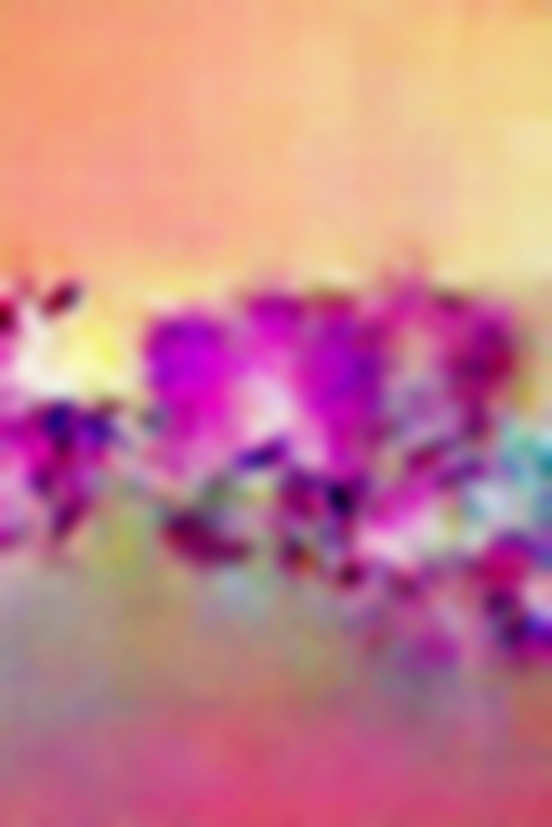
#> input picture generated/orchid/image_0000.png, 1654 x 2480 px, found by its file name (shown at 1/3 size)
$ python -i main.py   (imports and definitions only)
#> lines starting #> are read from the running program, lines starting #| are printed output that depends on the picture; pictures that were not available may be replaced by others from this repository, and a replacement may not be noted

from six.moves import urllib
import os
import sys
import cv2
import tarfile
from pathlib import Path
import re
from rotate import rotate_crop_scale
from PIL import ImageFilter

# !mkdir -p 'data'
dataset_name = "orchid3"
data_dir = 'data/'
export_dir = "export/"
checkpoint_path_str = f'./checkpoint/{dataset_name}/'
generated_path_str = './generated/'

checkpoint_path = Path(checkpoint_path_str)
# [1 line not run here, left out]

IMAGE_SIZE_W = 64
IMAGE_SIZE_L = 64

# ORIG_RESIZE = (86, 128)
ORIG_RESIZE = (44, 64)
# [16 lines of commented-out code are left out]

from PIL import Image
from os import listdir
from os.path import isfile, join
import numpy as np
rnd = np.random.default_rng(seed=0)

import matplotlib.pyplot as plt
import matplotlib

class ImgData(object):
  def __init__(self, datasetid):
    self.datasetid = datasetid
    self.img_dim = (IMAGE_SIZE_W, IMAGE_SIZE_L)
    img_dir = join(data_dir, datasetid)

    img_files = [join(img_dir, f)
                for f in listdir(img_dir) if isfile(join(img_dir, f))]

    img_data_path = join(data_dir, f"{datasetid}_{IMAGE_SIZE_W}_{IMAGE_SIZE_L}.npy")
    if isfile(img_data_path):
      with open(img_data_path, 'rb') as f:
        self.data = np.load(f)
    else:
      data = []
      for f in img_files:
        if f.split('.')[-1] != 'jpg':
          continue
        img = Image.open(f)
        imgs = [rotate_crop_scale(np.asarray(img), 0)] + [rotate_crop_scale(np.asarray(img), 20.0 * (rnd.random() - 0.5)) for _ in range(2)]

        # i = 0
        # export_path = join(export_dir, self.datasetid)
        # Path(export_path).mkdir(parents=True, exist_ok=True)

        for img in imgs:
          img = img.resize(ORIG_RESIZE, Image.Resampling.LANCZOS)
          old_size = img.size
          new_size = (IMAGE_SIZE_W, IMAGE_SIZE_L)
          new_im = Image.new("RGB", new_size)   ## luckily, this is already black!
          box = tuple((n - o) // 2 for n, o in zip(new_size, old_size))
          new_im.paste(img, box)
          # new_im.save(join(export_path, f"image_{i:04d}.jpg"),"PNG")
          img = new_im

          data.append(np.asarray(img) / 255)
          data.append(np.asarray(img.transpose(Image.Transpose.FLIP_LEFT_RIGHT)) / 255)
          data.append(np.asarray(img.transpose(Image.Transpose.FLIP_TOP_BOTTOM)) / 255)
          data.append(np.asarray(img.transpose(Image.Transpose.ROTATE_180)) / 255)

      self.data = np.array(data, dtype=np.float32)
      with open(img_data_path, 'wb') as f:
        np.save(f, self.data)

  # [17 lines left out: functions plot_image, export_all, not called in this run]
      # plt.savefig(join(export_path, f"image_{i:04d}.jpg"), bbox_inches='tight', pad_inches=0)

from tensorflow.keras.layers import (Input, Conv2D, LeakyReLU, Activation,
                                     Dropout, Flatten, Dense, Reshape,
                                     BatchNormalization, UpSampling2D,
                                     Conv2DTranspose, Lambda)
from tensorflow.keras.initializers import RandomNormal
from tensorflow.keras.models import Model
import numpy as np
import tensorflow.keras.backend as K
from functools import partial
from tensorflow.keras.optimizers import Adam, RMSprop
import tensorflow as tf

import logging
# [1 line that did not run here, left out]
# [1 line not run here, left out]


# [21 lines left out: functions get_activation, set_trainable, get_optimizer, not called in this run]


def wasserstein_loss(y_true, y_pred):
  """Wasserstein loss function."""
  return -K.mean(y_true * y_pred)


class WGANGP(object):
  """Implementation of a WGAN-GP using Keras."""

  def __init__(self, input_shape, critic_conv_filters, critic_conv_kernel_size,
               critic_conv_strides, critic_activation, critic_dropout_rate,
               critic_learning_rate, generator_initial_dense_layer_shape,
               generator_upsample, generator_conv_filters,
               generator_conv_kernel_size, generator_conv_strides,
               generator_batch_norm_momentum, generator_activation,
               generator_dropout_rate, generator_learning_rate, optimizer,
               gradient_weight, z_dim, batch_size):
    # Build the critic.
    critic_input = Input(shape=input_shape, name='critic_input')
    x = critic_input
    weight_init = RandomNormal(mean=0.0, stddev=0.02)
    for i in range(len(critic_conv_filters)):
      x = Conv2D(filters=critic_conv_filters[i],
                 kernel_size=critic_conv_kernel_size[i],
                 strides=critic_conv_strides[i], padding='same',
                 kernel_initializer=weight_init,
                 name='critic_conv_{}'.format(i))(x)
      x = get_activation(critic_activation)(x)
      if critic_dropout_rate:
        x = Dropout(rate=critic_dropout_rate)(x)
    x = Flatten()(x)
    critic_output = Dense(1, activation=None, kernel_initializer=weight_init)(x)
    self.critic = Model(critic_input, critic_output)

    self.z_dim = z_dim

    # Build the generator.
    generator_input = Input(shape=(z_dim,), name='generator_input')
    x = generator_input
    x = Dense(np.prod(generator_initial_dense_layer_shape),
              kernel_initializer=weight_init)(x)
    if generator_batch_norm_momentum:
      x = BatchNormalization(momentum=generator_batch_norm_momentum)(x)
    x = get_activation(generator_activation)(x)
    x = Reshape(target_shape=generator_initial_dense_layer_shape)(x)
    if generator_dropout_rate:
      x = Dropout(rate=generator_dropout_rate)(x)
    for i in range(len(generator_upsample)):
      if generator_upsample == 2:
        x = UpSampling2D()(x)
        x = Conv2D(filters=generator_conv_filters[i],
                   kernel_size=generator_conv_kernel_size[i],
                   strides=generator_conv_strides[i], padding='same',
                   kernel_initializer=weight_init,
                   name='generator_conv_{}'.format(i))(x)
      else:
        x = Conv2DTranspose(filters=generator_conv_filters[i],
                            kernel_size=generator_conv_kernel_size[i],
                            strides=generator_conv_strides[i], padding='same',
                            kernel_initializer=weight_init,
                            name='generator_conv_{}'.format(i))(x)
      x = get_activation(generator_activation)(x)
      # print(x.shape, generator_conv_filters[i], generator_conv_kernel_size[i], generator_conv_strides[i])
      if i == (len(generator_upsample) - 1):
        break
      if generator_batch_norm_momentum:
        x = BatchNormalization(momentum=generator_batch_norm_momentum)(x)
    generator_output = Activation('tanh')(x)
    self.generator = Model(generator_input, generator_output)

    # Compile the critic.
    set_trainable(self.generator, False)

    real_img = Input(shape=input_shape)
    z_disc = Input(shape=(z_dim,))
    fake_img = self.generator(z_disc)

    real = self.critic(real_img)
    fake = self.critic(fake_img)

    def interpolate_inputs(inputs):
      alpha = K.random_uniform((batch_size, 1, 1, 1))
      return (alpha * inputs[0]) + ((1 - alpha) * inputs[1])

    self.interpolated_img = Lambda(interpolate_inputs)([real_img, fake_img])
    interpolated_prediction = self.critic(self.interpolated_img)

    self.critic_model = Model(inputs=[real_img, z_disc],
                              outputs=[real, fake, interpolated_prediction])

    self.critic_model.compile(
        loss=[wasserstein_loss, wasserstein_loss, self.gradient_penalty_loss],
        optimizer=get_optimizer(optimizer, critic_learning_rate),
        loss_weights=[1, 1, gradient_weight])

    set_trainable(self.generator, True)

    # Compile the generator.
    set_trainable(self.critic, False)

    model_input = Input(shape=(z_dim,))
    model_output = self.critic(self.generator(model_input))
    self.model = Model(model_input, model_output)
    self.model.compile(
        loss=wasserstein_loss,
        optimizer=get_optimizer(optimizer, generator_learning_rate))

  # [45 lines left out: functions gradient_penalty_loss, train_critic, train_generator, train, not called in this run]


max_epoch = 0
# [7 lines not run here, left out]

oxford = ImgData(dataset_name)
# [2 lines not run here, left out]

BATCH_SIZE = 64

# [20 lines that did not run here, left out]

# [6 lines not run here, left out]

# https://github.com/matterport/Mask_RCNN/issues/2458
def get_bbox(img_path):
#> called with img_path = 'export/orchid3/image_0000.png'
  img = cv2.imread(img_path)
#> img is the input picture: shape (2480, 1654, 3); mean B, G, R 141.1, 128.5, 199.6
  gray = cv2.cvtColor(img,cv2.COLOR_BGR2GRAY)
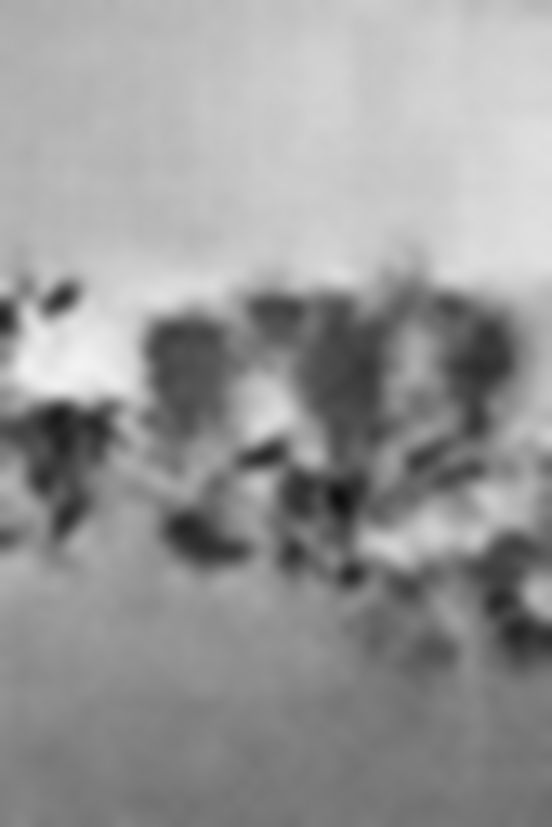
#> gray: shape (2480, 1654) (shown at 1/3 size); min 14, max 243, mean 151.2
  _,thresh = cv2.threshold(gray,1,255,cv2.THRESH_BINARY)
#> thresh: shape (2480, 1654); every value is 255
  contours,hierarchy = cv2.findContours(thresh,cv2.RETR_EXTERNAL,cv2.CHAIN_APPROX_SIMPLE)
#> contours = [[[0, 0], [0, 2479], [1653, 2479], [1653, 0]]]
  cnt = contours[0]
#> cnt = [[0, 0], [0, 2479], [1653, 2479], [1653, 0]]
  x,y,w,h = cv2.boundingRect(cnt)
#> x = 0; y = 0; w = 1654; h = 2480
  # print(x,y,w,h)
  return x,y,w,h

# [1 line not run here, left out]
n_to_show = 1000
x,y,w,h = get_bbox(f"export/{dataset_name}/image_0000.png")
#> x = 0; y = 0; w = 1654; h = 2480

# [36 lines not run here, left out]


# # for i in range(50):
# #   print(get_bbox(f"export/{dataset_name}/image_{i:04d}.png"))

# # Sample one
# x,y,w,h = get_bbox(f"export/{dataset_name}/image_0000.png")

# # Path(join(generated_path_str, f"{dataset_name}")).mkdir(parents=True, exist_ok=True)

>>> result = get_bbox('generated/orchid/image_0000.png')
#> result = (0, 0, 1654, 2480)

$ run again, on generated/orchid/image_0003.png
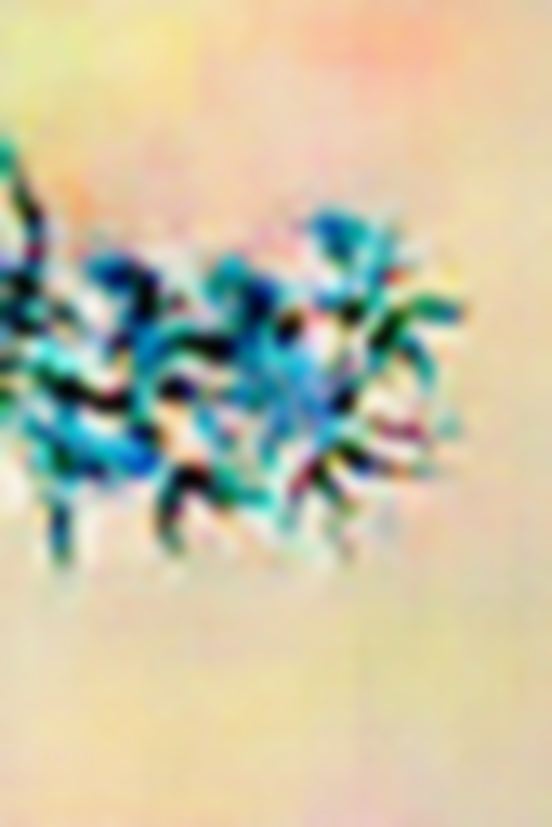
#> input picture generated/orchid/image_0003.png, 1654 x 2480 px, given in place of image_0000.png, which was not available (shown at 1/3 size)
#> in get_bbox, img is the input picture: shape (2480, 1654, 3); mean B, G, R 165.8, 194.3, 199.9
#> in get_bbox, `gray = cv2.cvtColor(img,cv2.COLOR_BGR2GRAY)`:
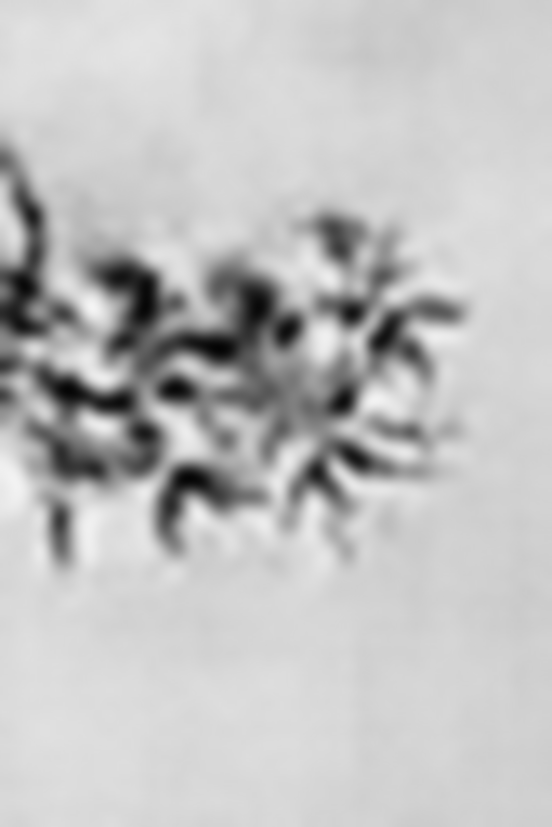
#> gray: shape (2480, 1654) (shown at 1/3 size); min 4, max 244, mean 192.8
#> thresh: shape (2480, 1654); every value is 255
#> contours = [[[0, 0], [0, 2479], [1653, 2479], [1653, 0]]]
#> cnt = [[0, 0], [0, 2479], [1653, 2479], [1653, 0]]
#> in get_bbox, `x,y,w,h = cv2.boundingRect(cnt)`: x = 0; w = 1654; h = 2480
#> `x,y,w,h = get_bbox(f"export/{dataset_name}/image_0000.png")`: x = 0; w = 1654; h = 2480
#> result = (0, 0, 1654, 2480)

$ run again, on generated/orchid/image_0004.png
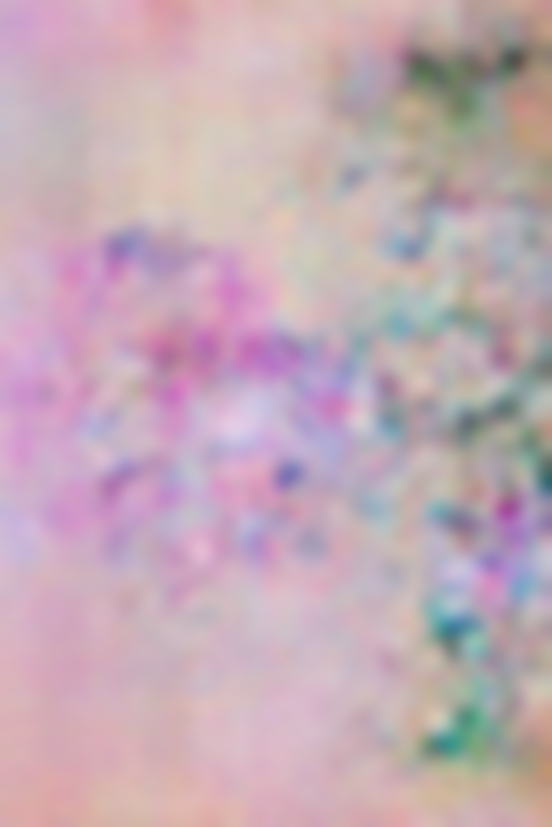
#> input picture generated/orchid/image_0004.png, 1654 x 2480 px, given in place of image_0000.png, which was not available (shown at 1/3 size)
#> in get_bbox, img is the input picture: shape (2480, 1654, 3); mean B, G, R 181.6, 171.1, 195.6
#> in get_bbox, `gray = cv2.cvtColor(img,cv2.COLOR_BGR2GRAY)`:
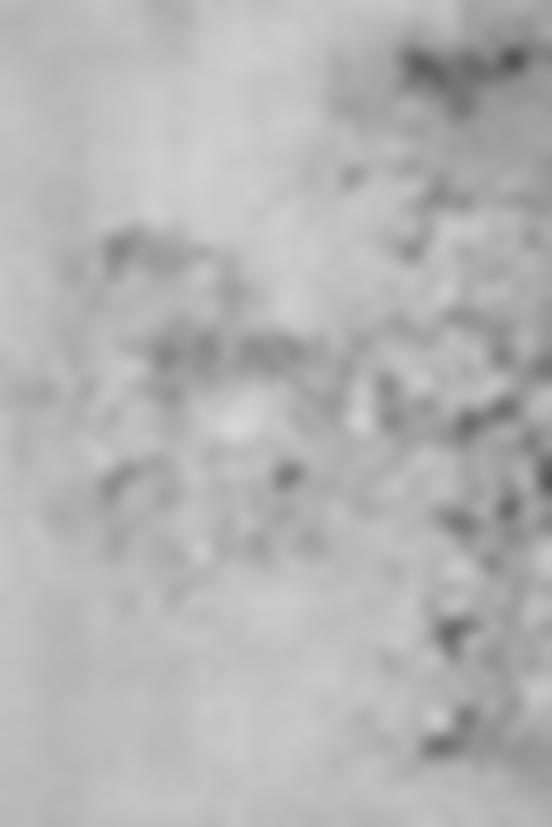
#> gray: shape (2480, 1654) (shown at 1/3 size); min 81, max 214, mean 179.6
#> thresh: shape (2480, 1654); every value is 255
#> contours = [[[0, 0], [0, 2479], [1653, 2479], [1653, 0]]]
#> cnt = [[0, 0], [0, 2479], [1653, 2479], [1653, 0]]
#> in get_bbox, `x,y,w,h = cv2.boundingRect(cnt)`: x = 0; w = 1654; h = 2480
#> `x,y,w,h = get_bbox(f"export/{dataset_name}/image_0000.png")`: x = 0; w = 1654; h = 2480
#> result = (0, 0, 1654, 2480)
